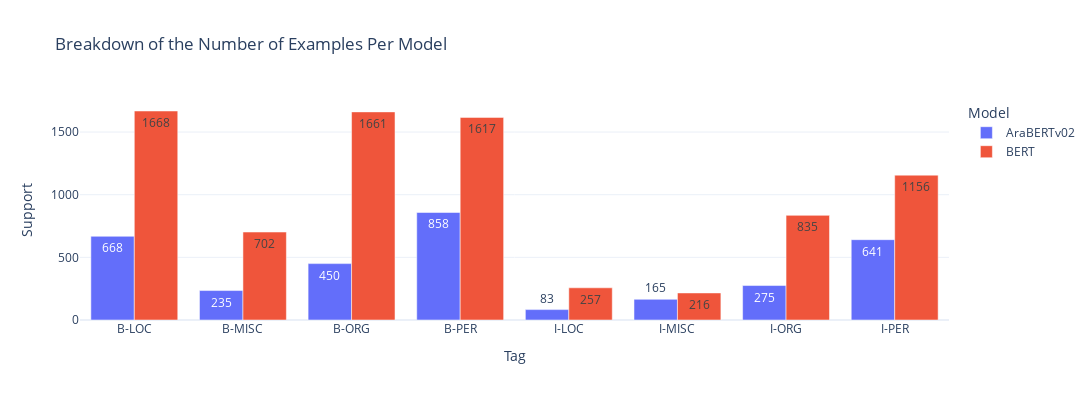

The notebook cell saved with this chart:
### Code cell
# Confusion matrix heatmap example
report_bar = ReportBarChart(dash_data, mappings)
report_bar.visualize_support()

### Figure 1 — Plotly figure (JSON) as saved in the notebook; plotly's stock layout.template omitted (floating-point values rounded to 4 significant figures)
{"data": [{"alignmentgroup": "True", "hovertemplate": "Model=AraBERTv02<br>Tag=%{x}<br>Support=%{text}<extra></extra>", "legendgroup": "AraBERTv02", "marker": {"color": "#636efa", "pattern": {"shape": ""}}, "name": "AraBERTv02", "offsetgroup": "AraBERTv02", "orientation": "v", "showlegend": true, "text": [668, 235, 450, 858, 83, 165, 275, 641], "textposition": "auto", "type": "bar", "x": ["B-LOC", "B-MISC", "B-ORG", "B-PER", "I-LOC", "I-MISC", "I-ORG", "I-PER"], "xaxis": "x", "y": [668, 235, 450, 858, 83, 165, 275, 641], "yaxis": "y"}, {"alignmentgroup": "True", "hovertemplate": "Model=BERT<br>Tag=%{x}<br>Support=%{text}<extra></extra>", "legendgroup": "BERT", "marker": {"color": "#EF553B", "pattern": {"shape": ""}}, "name": "BERT", "offsetgroup": "BERT", "orientation": "v", "showlegend": true, "text": [1668, 702, 1661, 1617, 257, 216, 835, 1156], "textposition": "auto", "type": "bar", "x": ["B-LOC", "B-MISC", "B-ORG", "B-PER", "I-LOC", "I-MISC", "I-ORG", "I-PER"], "xaxis": "x", "y": [1668, 702, 1661, 1617, 257, 216, 835, 1156], "yaxis": "y"}], "layout": {"barmode": "group", "height": 400, "legend": {"title": {"text": "Model"}, "tracegroupgap": 0}, "title": {"text": "Breakdown of the Number of Examples Per Model"}, "width": 1200, "xaxis": {"anchor": "y", "domain": [0, 1], "title": {"text": "Tag"}}, "yaxis": {"anchor": "x", "domain": [0, 1], "title": {"text": "Support"}}}}
